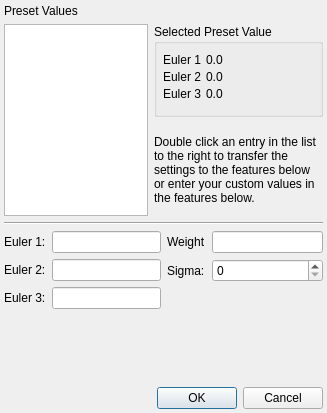
<?xml version="1.0" encoding="UTF-8"?>
<ui version="4.0">
 <class>TextureDialog</class>
 <widget class="QDialog" name="TextureDialog">
  <property name="geometry">
   <rect>
    <x>0</x>
    <y>0</y>
    <width>327</width>
    <height>413</height>
   </rect>
  </property>
  <property name="windowTitle">
   <string>Edit Texture Properties</string>
  </property>
  <layout class="QVBoxLayout" name="verticalLayout_2">
   <property name="leftMargin">
    <number>4</number>
   </property>
   <property name="topMargin">
    <number>4</number>
   </property>
   <property name="rightMargin">
    <number>4</number>
   </property>
   <property name="bottomMargin">
    <number>4</number>
   </property>
   <item>
    <layout class="QGridLayout" name="gridLayout_2">
     <item row="1" column="1" rowspan="2">
      <widget class="QListWidget" name="presetListWidget"/>
     </item>
     <item row="1" column="2">
      <widget class="QGroupBox" name="textureGroupBox">
       <property name="title">
        <string>Selected Preset Value</string>
       </property>
       <layout class="QFormLayout" name="formLayout">
        <property name="fieldGrowthPolicy">
         <enum>QFormLayout::ExpandingFieldsGrow</enum>
        </property>
        <property name="horizontalSpacing">
         <number>5</number>
        </property>
        <property name="verticalSpacing">
         <number>3</number>
        </property>
        <property name="leftMargin">
         <number>6</number>
        </property>
        <property name="rightMargin">
         <number>6</number>
        </property>
        <property name="bottomMargin">
         <number>6</number>
        </property>
        <item row="0" column="0">
         <widget class="QLabel" name="label_7">
          <property name="text">
           <string>Euler 1</string>
          </property>
         </widget>
        </item>
        <item row="0" column="1">
         <widget class="QLabel" name="euler1Preset">
          <property name="text">
           <string>0.0</string>
          </property>
         </widget>
        </item>
        <item row="1" column="0">
         <widget class="QLabel" name="label_9">
          <property name="text">
           <string>Euler 2</string>
          </property>
         </widget>
        </item>
        <item row="1" column="1">
         <widget class="QLabel" name="euler2Preset">
          <property name="text">
           <string>0.0</string>
          </property>
         </widget>
        </item>
        <item row="2" column="0">
         <widget class="QLabel" name="label_11">
          <property name="text">
           <string>Euler 3</string>
          </property>
         </widget>
        </item>
        <item row="2" column="1">
         <widget class="QLabel" name="euler3Preset">
          <property name="text">
           <string>0.0</string>
          </property>
         </widget>
        </item>
       </layout>
      </widget>
     </item>
     <item row="2" column="2">
      <widget class="QLabel" name="label_8">
       <property name="text">
        <string>Double click an entry in the list to the right to transfer the settings to the features below or enter your custom values in the features below. </string>
       </property>
       <property name="wordWrap">
        <bool>true</bool>
       </property>
      </widget>
     </item>
     <item row="0" column="1" colspan="2">
      <widget class="QLabel" name="label">
       <property name="text">
        <string>Preset Values</string>
       </property>
       <property name="alignment">
        <set>Qt::AlignLeading|Qt::AlignLeft|Qt::AlignVCenter</set>
       </property>
      </widget>
     </item>
    </layout>
   </item>
   <item>
    <widget class="Line" name="line">
     <property name="orientation">
      <enum>Qt::Horizontal</enum>
     </property>
    </widget>
   </item>
   <item>
    <layout class="QHBoxLayout" name="horizontalLayout">
     <item>
      <layout class="QFormLayout" name="eulerLayout">
       <item row="0" column="0">
        <widget class="QLabel" name="euler_label_1">
         <property name="text">
          <string>Euler 1:</string>
         </property>
        </widget>
       </item>
       <item row="0" column="1">
        <widget class="QLineEdit" name="euler1"/>
       </item>
       <item row="1" column="0">
        <widget class="QLabel" name="euler_label_2">
         <property name="text">
          <string>Euler 2:</string>
         </property>
        </widget>
       </item>
       <item row="1" column="1">
        <widget class="QLineEdit" name="euler2"/>
       </item>
       <item row="2" column="0">
        <widget class="QLabel" name="euler_label_3">
         <property name="text">
          <string>Euler 3:</string>
         </property>
        </widget>
       </item>
       <item row="2" column="1">
        <widget class="QLineEdit" name="euler3"/>
       </item>
      </layout>
     </item>
     <item>
      <layout class="QFormLayout" name="formLayout_2">
       <item row="0" column="0">
        <widget class="QLabel" name="label_5">
         <property name="text">
          <string>Weight</string>
         </property>
        </widget>
       </item>
       <item row="0" column="1">
        <widget class="QLineEdit" name="weight">
         <property name="toolTip">
          <string>The weight for the bins. 1,000,000 is a very strong texture. 0 is no texture.</string>
         </property>
        </widget>
       </item>
       <item row="1" column="0">
        <widget class="QLabel" name="label_6">
         <property name="text">
          <string>Sigma:</string>
         </property>
        </widget>
       </item>
       <item row="1" column="1">
        <widget class="SVSpinBox" name="sigma">
         <property name="toolTip">
          <string>The number of bins to spread the angles. 1 bin will give a very sharp texture. Larger values will spread out the distribution of angles.</string>
         </property>
        </widget>
       </item>
      </layout>
     </item>
    </layout>
   </item>
   <item>
    <widget class="QDialogButtonBox" name="buttonBox">
     <property name="orientation">
      <enum>Qt::Horizontal</enum>
     </property>
     <property name="standardButtons">
      <set>QDialogButtonBox::Cancel|QDialogButtonBox::Ok</set>
     </property>
    </widget>
   </item>
  </layout>
 </widget>
 <customwidgets>
  <customwidget>
   <class>SVSpinBox</class>
   <extends>QSpinBox</extends>
   <header location="global">SVControlWidgets.h</header>
  </customwidget>
 </customwidgets>
 <resources/>
 <connections>
  <connection>
   <sender>buttonBox</sender>
   <signal>accepted()</signal>
   <receiver>TextureDialog</receiver>
   <slot>accept()</slot>
   <hints>
    <hint type="sourcelabel">
     <x>248</x>
     <y>254</y>
    </hint>
    <hint type="destinationlabel">
     <x>157</x>
     <y>274</y>
    </hint>
   </hints>
  </connection>
  <connection>
   <sender>buttonBox</sender>
   <signal>rejected()</signal>
   <receiver>TextureDialog</receiver>
   <slot>reject()</slot>
   <hints>
    <hint type="sourcelabel">
     <x>316</x>
     <y>260</y>
    </hint>
    <hint type="destinationlabel">
     <x>286</x>
     <y>274</y>
    </hint>
   </hints>
  </connection>
 </connections>
</ui>
